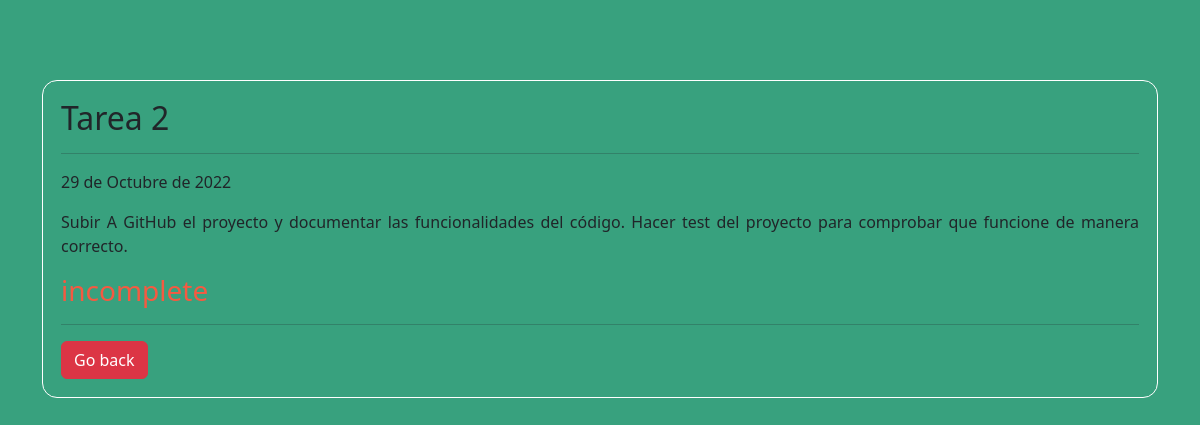
/task/16 (signed in), run on the app's committed database.
### ToDoList/models.py (models this page shows, shortened)
class Task(models.Model):
    user = models.ForeignKey(
        User, on_delete=models.CASCADE, null=True, blank=True)
    title = models.CharField(max_length=100)
    description = models.TextField(null=True, blank=True)
    complete = models.BooleanField(default=True)
    created = models.DateField(auto_now_add=True)
    class Meta:
        ordering = ['complete']

### ToDoList/views.py (the view)
class TaskDetail(LoginRequiredMixin, DetailView):
    model = Task
    template_name = 'taskDetail.html'
    context_object_name = "Task"

### ToDoList/Templates/taskDetail.html (shortened to what this page needs)
<!DOCTYPE html>
<html lang="en">
  <head>
    <link href="https://cdn.jsdelivr.net/npm/bootstrap@5.2.2/dist/css/bootstrap.min.css" rel="stylesheet" />
  </head>
  <body>
    <main class="container">
      <section>
        <h2>{{ Task.title }}</h2>
        <hr>
        <p>{{Task.created}}</p>
        <p>{{Task.description }}</p>
        {% if Task.complete == True %}
        <h3 style="color:#05E374 ;">complete</h3>
        {% else %}
        <h3 style="color:#f55a41;">incomplete</h3>
        {% endif %}
        <hr>
        <a href="{% url 'Home' %}" class="btn btn-danger">Go back</a>
      </section>
    </main>
  </body>
</html>

### ToDoList/Templates/taskDetail.html (style rules this page uses)
body { background-color: #38a17e; }
main > section { border: 1px solid white; border-radius: 15px; padding: 18px; margin-top: 5rem; text-align: justify; }

### data on the page
Task: title "Tarea 2", created "29 de Octubre de 2022", description "Subir A GitHub el proyecto y documentar las funcionalidades del código. Hacer test del proyecto para comprobar que funcione de manera correcto."
